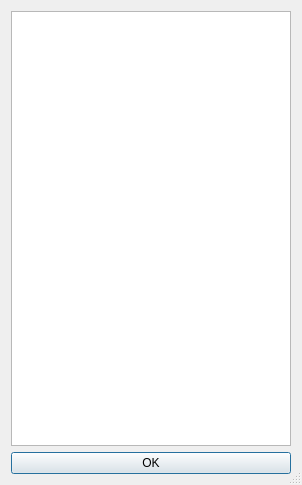
<?xml version="1.0" encoding="UTF-8"?>
<ui version="4.0">
 <class>DialogTables</class>
 <widget class="QDialog" name="DialogTables">
  <property name="windowModality">
   <enum>Qt::ApplicationModal</enum>
  </property>
  <property name="geometry">
   <rect>
    <x>0</x>
    <y>0</y>
    <width>302</width>
    <height>485</height>
   </rect>
  </property>
  <property name="windowTitle">
   <string>Opened Tables</string>
  </property>
  <property name="sizeGripEnabled">
   <bool>true</bool>
  </property>
  <property name="modal">
   <bool>true</bool>
  </property>
  <layout class="QVBoxLayout" name="verticalLayout">
   <item>
    <widget class="QTreeWidget" name="treeTables">
     <property name="headerHidden">
      <bool>true</bool>
     </property>
     <property name="columnCount">
      <number>1</number>
     </property>
     <column>
      <property name="text">
       <string notr="true">1</string>
      </property>
     </column>
    </widget>
   </item>
   <item>
    <widget class="QPushButton" name="buttonOk">
     <property name="text">
      <string>OK</string>
     </property>
    </widget>
   </item>
  </layout>
 </widget>
 <resources/>
 <connections/>
</ui>
